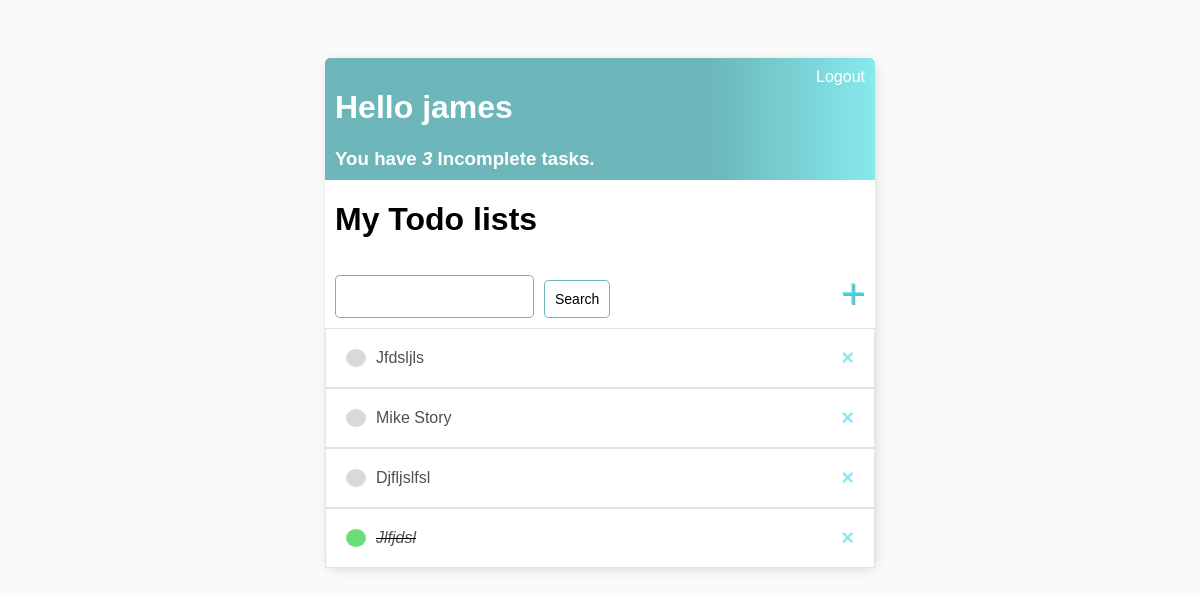
Screenshot of / (signed in) with the database file from the repository.
### Todo_app/models.py (models this page shows)
class Task(models.Model):
    user = models.ForeignKey(User, on_delete=models.CASCADE, null=True, blank=True)
    title = models.CharField(max_length=100)
    description = models.TextField(null=True, blank=True)
    complete = models.BooleanField(default=False)
    created = models.DateTimeField(auto_now_add=True)
    def __str__(self):
        return self.title
    class Meta:
        ordering = ['complete']

### Todo_app/views.py (the view)
# urls.py: path('',Tasklist.as_view(), name="tasks"),
class Tasklist(LoginRequiredMixin, ListView):
    model = Task
    context_object_name = 'tasks'
    template_name = 'index.html'
    def get_context_data(self, **kwargs):
        context = super().get_context_data(**kwargs)
        context['tasks'] = context['tasks'].filter(user=self.request.user)
        context['count'] = context['tasks'].filter(complete=False).count()
        search_input = self.request.GET.get('search_input') or ''
        if search_input:
            context['tasks'] = context['tasks'].filter(title__startswith= search_input)
            context['search_input'] = search_input
        return context

### templates/index.html
{% extends 'base.html' %} {% block content %}
<div class="header-bar">
    <div>
        <h1>Hello {{request.user}}</h1>
        <h3 style="margin:0">You have
            <i>{{count}}</i> Incomplete tasks.</h3>
    </div>
    {% if request.user.is_authenticated %} <a href="{% url 'logout' %}">Logout</a> {% else %} <a href="{% url 'login' %}">Login</a> {% endif %}
</div>
<h1 style="margin-left:10px;">My Todo list{{count|pluralize}}</h1>
<div class="search-add-wrapper">
    <form action="" method="GET" class="form">
        <input type="text" value="{{search_input}}" name="search_input"> <input type="submit" value="Search">
    </form>
    <a href="{% url 'taskCreate' %}" class="add-link">&#x2b;</a>
</div>
<div class="task-item-wrapper">
    {% for task in tasks %}
    <div class="task-wrapper">
        {% if task.complete %}
        <div class="task-title">
            <div class="task-complete-icon"></div>
            <i><s><a href="{% url 'taskUpdate' task.id %}">{{task}}</a></s></i>
        </div> {% else %}
        <div class="task-title">
            <div class="task-incomplete-icon"></div>
            <a href="{% url 'taskUpdate' task.id %}">{{task}}</a>
        </div> {% endif %}
        <a class="delete-icon" href="{% url 'taskDelete' task.id %}">&#215;</a>
    </div>
    {% empty %}
    <div class="task-no">
        <p href="">No Task Found !</p>
    </div> {% endfor %}
</div>
{% endblock content %}

### static/style.css (style rules this page uses)
body { background-color: #fafafa; padding-top: 50px; font-family: 'Nunito', sans-serif; }
h1, h2, h3, h4, h5, h6 { font-family: 'Relaway', sans-serif; }
a, p { color: #4b5156; }
.header-bar { display: flex; justify-content: space-between; padding: 10px; color: #fff; border-radius: 5px 5px 0px 0px; background: linear-gradient(90deg, #188d91a2 0%, #188d91a2 70%, #40dde2a2 100%) }
.header-bar a { color: #fff; text-decoration: none; }
.task-wrapper { display: flex; justify-content: space-between; padding: 20px; background-color: #fff; align-items: center; border: 1px solid rgb(226, 226, 226); }
.task-title { display: flex; }
.task-title a { text-decoration: none; color: #4b5156; margin-left: 10px; }
.task-complete-icon { height: 20xp; width: 20px; border-radius: 50%; background-color: rgb(105, 221, 119); }
.task-incomplete-icon { height: 20xp; width: 20px; border-radius: 50%; background-color: rgb(218, 216, 216); }
.task-title a { text-transform: capitalize; }
.delete-icon { color: #40dde2a2; font-size: 22px; font-weight: 900; line-height: 0; text-decoration: none; }
.search-add-wrapper { display: flex; justify-content: space-between; padding: 10px; align-items: center; }
.add-link { font-size: 42px; text-decoration: none; color: #40dde2a2; text-shadow: 1px 1px #188d91a2; }
.form { display: flex; }
h3 { margin: auto; }
input[type=text], input[type=password], textarea { border: 1px solid #188d91a2; width: 90%; padding: 10px; border-radius: 5px; margin-top: 5px; }
input[type=submit] { border: 1px solid #188d91a2; cursor: pointer; color: #000; padding: 10px; font-size: 14px; background-color: #fff; border-radius: 5px; margin-left: 10px; margin-top: 10px; }

### rows the page displays
Task: title "Jfdsljls"
Task: title "Mike Story"
Task: title "Djfljslfsl"
Task: title "Jlfjdsl"

### other values shown
{{ request.user }} "james"
{{ count }} "3"
